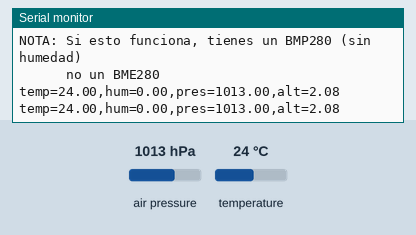
Bench run of a sketch on a simulated Arduino Uno, built with avr-gcc and run on an emulated ATmega328P. On the bench: the last lines printed to the serial monitor. Inputs (shaded band) come from the test bench; at power-on: air pressure 1013 hPa, temperature 24 °C.

Above: at 1.3 s.
1.4 s: air pressure set to 952 hPa
At 2.7 s:
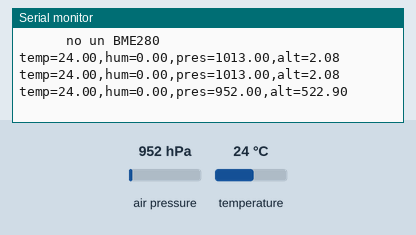
2.9 s: temperature set to 12 °C
At 4.0 s:
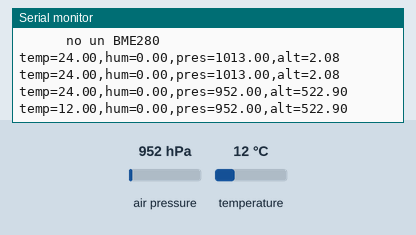
4.4 s: air pressure set to 975 hPa
At 6.0 s:
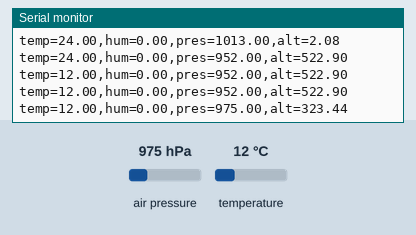
Timing chart, 0 to 7.5 s (numbered marks = the images above; inputs shaded):
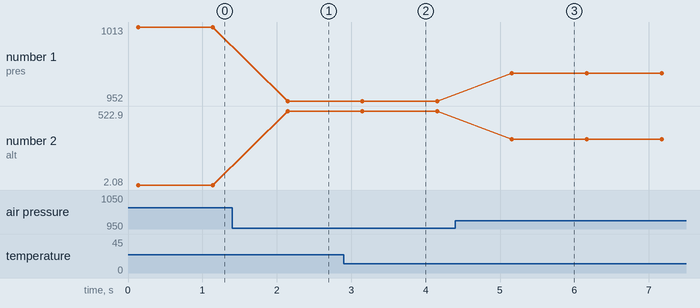

Measured:
- after the input at 1.4 s, the serial monitor: prints a new line after 0.74 s (image 1)
- after the input at 2.9 s, the serial monitor: prints a new line after 0.25 s (image 2)
- after the input at 4.4 s, the serial monitor: prints a new line after 0.76 s (image 3)
- plotted number 1: 1013 → 952 after the input at 1.4 s, 952 → 975 after the input at 4.4 s
- plotted number 2: 2.08 → 522.9 after the input at 1.4 s, 522.9 → 323.44 after the input at 4.4 s

The sketch:

bmp280_test.ino
```cpp
/*
 * BMP280 Test - Probando si es un BMP280 en lugar de BME280
 * El BMP280 es similar pero NO tiene sensor de humedad
 */

#include <Wire.h>
#include <Adafruit_BMP280.h>

Adafruit_BMP280 bmp;

void setup() {
  Serial.begin(115200);
  while (!Serial) delay(10);

  Serial.println("=== Test BMP280 vs BME280 ===");
  Wire.begin();
  delay(100);

  // Escanear I2C
  Serial.println("Escaneando I2C...");
  for (byte addr = 1; addr < 127; addr++) {
    Wire.beginTransmission(addr);
    if (Wire.endTransmission() == 0) {
      Serial.print("Dispositivo en: 0x");
      if (addr < 16) Serial.print("0");
      Serial.println(addr, HEX);
    }
  }

  Serial.println("\nProbando con libreria BMP280...");

  // El BMP280 puede estar en 0x76 o 0x77
  if (bmp.begin(0x76)) {
    Serial.println("BMP280 encontrado en 0x76!");
  } else if (bmp.begin(0x77)) {
    Serial.println("BMP280 encontrado en 0x77!");
  } else {
    Serial.println("ERROR: Ni BME280 ni BMP280 detectado");
    Serial.println("El sensor puede estar dañado o mal conectado");
    while(1) delay(1000);
  }

  // Configuración del sensor
  bmp.setSampling(Adafruit_BMP280::MODE_NORMAL,
                  Adafruit_BMP280::SAMPLING_X2,
                  Adafruit_BMP280::SAMPLING_X16,
                  Adafruit_BMP280::FILTER_X16,
                  Adafruit_BMP280::STANDBY_MS_500);

  Serial.println("\n=== Sensor Listo! ===\n");
  Serial.println("NOTA: Si esto funciona, tienes un BMP280 (sin humedad)");
  Serial.println("      no un BME280\n");
}

void loop() {
  float temp = bmp.readTemperature();
  float pres = bmp.readPressure() / 100.0F;
  float alt = bmp.readAltitude(1013.25);

  // Formato compatible con dashboard (humedad siempre 0)
  Serial.print("temp=");
  Serial.print(temp, 2);
  Serial.print(",hum=0.00");  // BMP280 no tiene humedad
  Serial.print(",pres=");
  Serial.print(pres, 2);
  Serial.print(",alt=");
  Serial.println(alt, 2);

  delay(1000);
}
```
